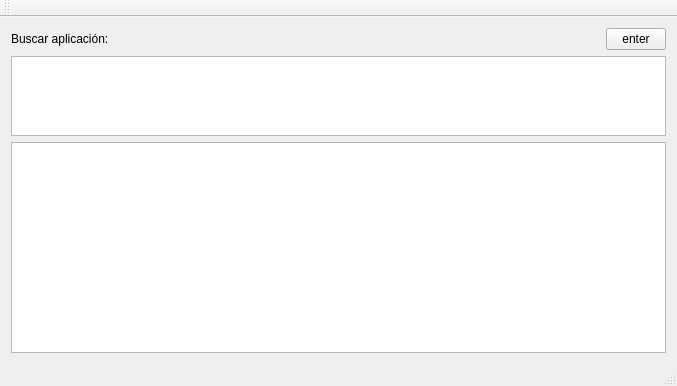
<?xml version="1.0" encoding="UTF-8"?>
<ui version="4.0">
 <class>Database</class>
 <widget class="QMainWindow" name="Database">
  <property name="geometry">
   <rect>
    <x>0</x>
    <y>0</y>
    <width>677</width>
    <height>386</height>
   </rect>
  </property>
  <property name="windowTitle">
   <string>Database</string>
  </property>
  <widget class="QWidget" name="centralWidget">
   <layout class="QVBoxLayout" name="verticalLayout">
    <item>
     <layout class="QHBoxLayout" name="horizontalLayout">
      <item>
       <widget class="QLabel" name="label">
        <property name="maximumSize">
         <size>
          <width>16777215</width>
          <height>80</height>
         </size>
        </property>
        <property name="text">
         <string>Buscar aplicación:</string>
        </property>
       </widget>
      </item>
      <item>
       <widget class="QPushButton" name="pushButton">
        <property name="maximumSize">
         <size>
          <width>60</width>
          <height>80</height>
         </size>
        </property>
        <property name="autoFillBackground">
         <bool>false</bool>
        </property>
        <property name="text">
         <string>enter</string>
        </property>
       </widget>
      </item>
     </layout>
    </item>
    <item>
     <widget class="QTextEdit" name="textEdit">
      <property name="maximumSize">
       <size>
        <width>16777215</width>
        <height>80</height>
       </size>
      </property>
     </widget>
    </item>
    <item>
     <widget class="QTableView" name="tableView"/>
    </item>
   </layout>
  </widget>
  <widget class="QMenuBar" name="menuBar">
   <property name="geometry">
    <rect>
     <x>0</x>
     <y>0</y>
     <width>677</width>
     <height>20</height>
    </rect>
   </property>
  </widget>
  <widget class="QToolBar" name="mainToolBar">
   <attribute name="toolBarArea">
    <enum>TopToolBarArea</enum>
   </attribute>
   <attribute name="toolBarBreak">
    <bool>false</bool>
   </attribute>
  </widget>
  <widget class="QStatusBar" name="statusBar"/>
 </widget>
 <layoutdefault spacing="6" margin="11"/>
 <resources/>
 <connections/>
</ui>
